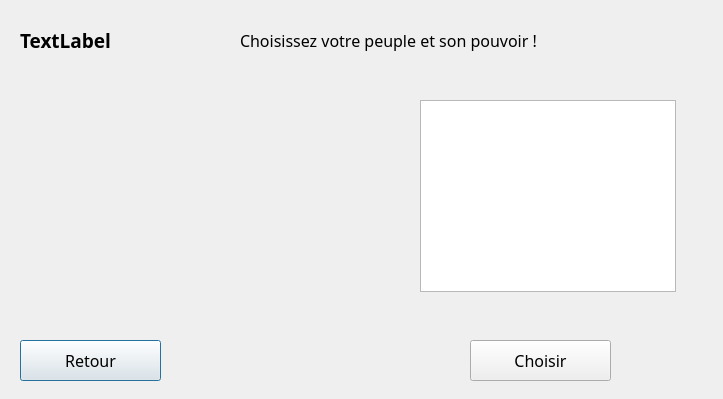
<?xml version="1.0" encoding="UTF-8"?>
<ui version="4.0">
 <class>SelectNationPowerWindows</class>
 <widget class="QDialog" name="SelectNationPowerWindows">
  <property name="geometry">
   <rect>
    <x>0</x>
    <y>0</y>
    <width>723</width>
    <height>399</height>
   </rect>
  </property>
  <property name="windowTitle">
   <string>Dialog</string>
  </property>
  <property name="modal">
   <bool>false</bool>
  </property>
  <widget class="QLabel" name="labelJoueur">
   <property name="geometry">
    <rect>
     <x>20</x>
     <y>20</y>
     <width>221</width>
     <height>41</height>
    </rect>
   </property>
   <property name="font">
    <font>
     <family>Lucida Handwriting</family>
     <pointsize>14</pointsize>
     <weight>75</weight>
     <bold>true</bold>
    </font>
   </property>
   <property name="text">
    <string>TextLabel</string>
   </property>
  </widget>
  <widget class="QLabel" name="labelTitre">
   <property name="geometry">
    <rect>
     <x>240</x>
     <y>20</y>
     <width>361</width>
     <height>41</height>
    </rect>
   </property>
   <property name="font">
    <font>
     <family>Lucida Handwriting</family>
     <pointsize>12</pointsize>
    </font>
   </property>
   <property name="text">
    <string>Choisissez votre peuple et son pouvoir !</string>
   </property>
  </widget>
  <widget class="QListView" name="listView">
   <property name="geometry">
    <rect>
     <x>420</x>
     <y>100</y>
     <width>256</width>
     <height>192</height>
    </rect>
   </property>
   <property name="font">
    <font>
     <family>Lucida Handwriting</family>
     <pointsize>10</pointsize>
    </font>
   </property>
   <property name="editTriggers">
    <set>QAbstractItemView::NoEditTriggers</set>
   </property>
   <property name="showDropIndicator" stdset="0">
    <bool>true</bool>
   </property>
   <property name="dragEnabled">
    <bool>false</bool>
   </property>
  </widget>
  <widget class="QPushButton" name="pushButton_2">
   <property name="geometry">
    <rect>
     <x>20</x>
     <y>340</y>
     <width>141</width>
     <height>41</height>
    </rect>
   </property>
   <property name="font">
    <font>
     <family>Lucida Handwriting</family>
     <pointsize>12</pointsize>
    </font>
   </property>
   <property name="text">
    <string>Retour</string>
   </property>
  </widget>
  <widget class="QPushButton" name="pushChoisir">
   <property name="geometry">
    <rect>
     <x>470</x>
     <y>340</y>
     <width>141</width>
     <height>41</height>
    </rect>
   </property>
   <property name="font">
    <font>
     <family>Lucida Handwriting</family>
     <pointsize>12</pointsize>
    </font>
   </property>
   <property name="text">
    <string>Choisir</string>
   </property>
  </widget>
  <widget class="QLabel" name="labelCombi">
   <property name="geometry">
    <rect>
     <x>30</x>
     <y>270</y>
     <width>361</width>
     <height>41</height>
    </rect>
   </property>
   <property name="font">
    <font>
     <family>Lucida Handwriting</family>
     <pointsize>12</pointsize>
    </font>
   </property>
   <property name="text">
    <string/>
   </property>
  </widget>
  <widget class="QLabel" name="labelImage">
   <property name="geometry">
    <rect>
     <x>30</x>
     <y>110</y>
     <width>361</width>
     <height>141</height>
    </rect>
   </property>
   <property name="font">
    <font>
     <family>Lucida Handwriting</family>
     <pointsize>12</pointsize>
    </font>
   </property>
   <property name="text">
    <string/>
   </property>
  </widget>
 </widget>
 <resources/>
 <connections>
  <connection>
   <sender>pushButton_2</sender>
   <signal>clicked()</signal>
   <receiver>SelectNationPowerWindows</receiver>
   <slot>close()</slot>
   <hints>
    <hint type="sourcelabel">
     <x>132</x>
     <y>299</y>
    </hint>
    <hint type="destinationlabel">
     <x>254</x>
     <y>247</y>
    </hint>
   </hints>
  </connection>
 </connections>
</ui>
